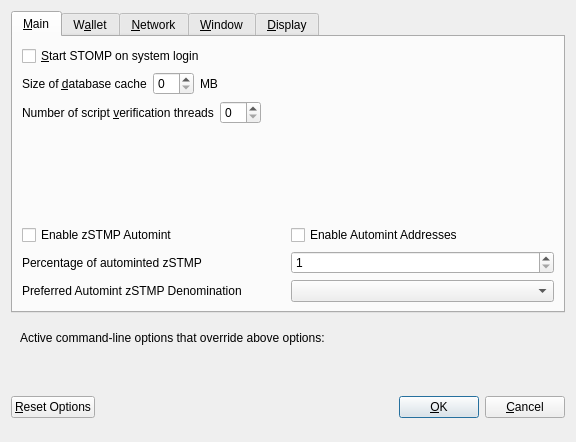
<?xml version="1.0" encoding="UTF-8"?>
<ui version="4.0">
 <class>OptionsDialog</class>
 <widget class="QDialog" name="OptionsDialog">
  <property name="geometry">
   <rect>
    <x>0</x>
    <y>0</y>
    <width>576</width>
    <height>442</height>
   </rect>
  </property>
  <property name="windowTitle">
   <string>Options</string>
  </property>
  <property name="modal">
   <bool>true</bool>
  </property>
  <layout class="QVBoxLayout" name="verticalLayout">
   <item>
    <widget class="QTabWidget" name="tabWidget">
     <property name="currentIndex">
      <number>0</number>
     </property>
     <widget class="QWidget" name="tabMain">
      <attribute name="title">
       <string>&amp;Main</string>
      </attribute>
      <layout class="QVBoxLayout" name="verticalLayout_Main">
       <item>
        <widget class="QCheckBox" name="bitcoinAtStartup">
         <property name="toolTip">
          <string>Automatically start STOMP after logging in to the system.</string>
         </property>
         <property name="text">
          <string>&amp;Start STOMP on system login</string>
         </property>
        </widget>
       </item>
       <item>
        <layout class="QHBoxLayout" name="horizontalLayout_2_Main">
         <item>
          <widget class="QLabel" name="databaseCacheLabel">
           <property name="text">
            <string>Size of &amp;database cache</string>
           </property>
           <property name="textFormat">
            <enum>Qt::PlainText</enum>
           </property>
           <property name="buddy">
            <cstring>databaseCache</cstring>
           </property>
          </widget>
         </item>
         <item>
          <widget class="QSpinBox" name="databaseCache"/>
         </item>
         <item>
          <widget class="QLabel" name="databaseCacheUnitLabel">
           <property name="text">
            <string>MB</string>
           </property>
           <property name="textFormat">
            <enum>Qt::PlainText</enum>
           </property>
          </widget>
         </item>
         <item>
          <spacer name="horizontalSpacer_2_Main">
           <property name="orientation">
            <enum>Qt::Horizontal</enum>
           </property>
           <property name="sizeHint" stdset="0">
            <size>
             <width>40</width>
             <height>20</height>
            </size>
           </property>
          </spacer>
         </item>
        </layout>
       </item>
       <item>
        <layout class="QHBoxLayout" name="horizontalLayout_3_Main">
         <item>
          <widget class="QLabel" name="threadsScriptVerifLabel">
           <property name="text">
            <string>Number of script &amp;verification threads</string>
           </property>
           <property name="textFormat">
            <enum>Qt::PlainText</enum>
           </property>
           <property name="buddy">
            <cstring>threadsScriptVerif</cstring>
           </property>
          </widget>
         </item>
         <item>
          <widget class="QSpinBox" name="threadsScriptVerif">
           <property name="toolTip">
            <string>(0 = auto, &lt;0 = leave that many cores free)</string>
           </property>
          </widget>
         </item>
         <item>
          <spacer name="horizontalSpacer_3_Main">
           <property name="orientation">
            <enum>Qt::Horizontal</enum>
           </property>
           <property name="sizeHint" stdset="0">
            <size>
             <width>40</width>
             <height>20</height>
            </size>
           </property>
          </spacer>
         </item>
        </layout>
       </item>
       <item>
        <spacer name="verticalSpacer_2">
         <property name="orientation">
          <enum>Qt::Vertical</enum>
         </property>
         <property name="sizeHint" stdset="0">
          <size>
           <width>20</width>
           <height>40</height>
          </size>
         </property>
        </spacer>
       </item>
       <item>
        <widget class="QWidget" name="verticalZstmpOptionsWidget" native="true">
         <layout class="QVBoxLayout" name="verticalZstmpOptionsLayout">
          <property name="margin">
           <number>0</number>
          </property>
          <item>
           <layout class="QHBoxLayout" name="horizontalAutomintingLayout">
            <item>
             <widget class="QCheckBox" name="checkBoxZeromintEnable">
              <property name="toolTip">
               <string>Enable automatic minting of STMP units to zSTMP</string>
              </property>
              <property name="layoutDirection">
               <enum>Qt::LeftToRight</enum>
              </property>
              <property name="text">
               <string>Enable zSTMP Automint</string>
              </property>
             </widget>
            </item>
            <item>
             <widget class="QCheckBox" name="checkBoxZeromintAddresses">
              <property name="toolTip">
               <string>Enable automatic zSTMP minting from specific addresses</string>
              </property>
              <property name="layoutDirection">
               <enum>Qt::LeftToRight</enum>
              </property>
              <property name="text">
               <string>Enable Automint Addresses</string>
              </property>
             </widget>
            </item>
           </layout>
          </item>
          <item>
           <layout class="QHBoxLayout" name="horizontalZmintPercentageLayout">
            <item>
             <widget class="QLabel" name="percentage_label">
              <property name="toolTip">
               <string>Percentage of incoming STMP which get automatically converted to zSTMP via Zerocoin Protocol (min: 10%)</string>
              </property>
              <property name="text">
               <string>Percentage of autominted zSTMP</string>
              </property>
             </widget>
            </item>
            <item>
             <widget class="QSpinBox" name="zeromintPercentage">
              <property name="minimum">
               <number>1</number>
              </property>
              <property name="maximum">
               <number>100</number>
              </property>
             </widget>
            </item>
           </layout>
          </item>
          <item>
           <layout class="QHBoxLayout" name="horizontalLayout" stretch="0,0">
            <property name="sizeConstraint">
             <enum>QLayout::SetFixedSize</enum>
            </property>
            <item>
             <widget class="QLabel" name="labelPreferredDenom">
              <property name="maximumSize">
               <size>
                <width>16777215</width>
                <height>16777215</height>
               </size>
              </property>
              <property name="toolTip">
               <string>Wait with automatic conversion to Zerocoin until enough STMP for this denomination is available</string>
              </property>
              <property name="text">
               <string>Preferred Automint zSTMP Denomination</string>
              </property>
             </widget>
            </item>
            <item>
             <widget class="QComboBox" name="preferredDenom">
              <property name="maximumSize">
               <size>
                <width>16777215</width>
                <height>27</height>
               </size>
              </property>
              <property name="toolTip">
               <string>Wait with automatic conversion to Zerocoin until enough STMP for this denomination is available</string>
              </property>
              <property name="maxVisibleItems">
               <number>9</number>
              </property>
              <property name="maxCount">
               <number>9</number>
              </property>
             </widget>
            </item>
           </layout>
          </item>
         </layout>
        </widget>
       </item>
      </layout>
     </widget>
     <widget class="QWidget" name="tabWallet">
      <attribute name="title">
       <string>W&amp;allet</string>
      </attribute>
      <layout class="QVBoxLayout" name="verticalLayout_Wallet">
       <item>
        <layout class="QHBoxLayout" name="horizontalLayout_2_Wallet">
         <item>
          <widget class="QLabel" name="labelStakeSplitThresholdText">
           <property name="text">
            <string>Stake split threshold:</string>
           </property>
          </widget>
         </item>
         <item>
          <widget class="QSpinBox" name="spinBoxStakeSplitThreshold">
           <property name="minimum">
            <number>1</number>
           </property>
           <property name="maximum">
            <number>999999</number>
           </property>
          </widget>
         </item>
        </layout>
       </item>
       <item>
        <widget class="QGroupBox" name="groupBox">
         <property name="title">
          <string>Expert</string>
         </property>
         <layout class="QVBoxLayout" name="verticalLayout_2">
          <item>
           <widget class="QCheckBox" name="coinControlFeatures">
            <property name="toolTip">
             <string>Whether to show coin control features or not.</string>
            </property>
            <property name="text">
             <string>Enable coin &amp;control features</string>
            </property>
           </widget>
          </item>
          <item>
           <widget class="QCheckBox" name="showMasternodesTab">
            <property name="toolTip">
             <string>Show additional tab listing all your masternodes in first sub-tab&lt;br/&gt;and all masternodes on the network in second sub-tab.</string>
            </property>
            <property name="text">
             <string>Show Masternodes Tab</string>
            </property>
           </widget>
          </item>
          <item>
           <widget class="QCheckBox" name="spendZeroConfChange">
            <property name="toolTip">
             <string>If you disable the spending of unconfirmed change, the change from a transaction&lt;br/&gt;cannot be used until that transaction has at least one confirmation.&lt;br/&gt;This also affects how your balance is computed.</string>
            </property>
            <property name="text">
             <string>&amp;Spend unconfirmed change</string>
            </property>
           </widget>
          </item>
         </layout>
        </widget>
       </item>
       <item>
        <spacer name="verticalSpacer_Wallet">
         <property name="orientation">
          <enum>Qt::Vertical</enum>
         </property>
         <property name="sizeHint" stdset="0">
          <size>
           <width>20</width>
           <height>40</height>
          </size>
         </property>
        </spacer>
       </item>
      </layout>
     </widget>
     <widget class="QWidget" name="tabNetwork">
      <attribute name="title">
       <string>&amp;Network</string>
      </attribute>
      <layout class="QVBoxLayout" name="verticalLayout_Network">
       <item>
        <widget class="QCheckBox" name="mapPortUpnp">
         <property name="toolTip">
          <string>Automatically open the STOMP client port on the router. This only works when your router supports UPnP and it is enabled.</string>
         </property>
         <property name="text">
          <string>Map port using &amp;UPnP</string>
         </property>
        </widget>
       </item>
       <item>
        <widget class="QCheckBox" name="allowIncoming">
         <property name="toolTip">
          <string>Accept connections from outside</string>
         </property>
         <property name="text">
          <string>Allow incoming connections</string>
         </property>
        </widget>
       </item>
       <item>
        <widget class="QCheckBox" name="connectSocks">
         <property name="toolTip">
          <string>Connect to the STOMP network through a SOCKS5 proxy.</string>
         </property>
         <property name="text">
          <string>&amp;Connect through SOCKS5 proxy (default proxy):</string>
         </property>
        </widget>
       </item>
       <item>
        <layout class="QHBoxLayout" name="horizontalLayout_1_Network">
         <item>
          <widget class="QLabel" name="proxyIpLabel">
           <property name="text">
            <string>Proxy &amp;IP:</string>
           </property>
           <property name="textFormat">
            <enum>Qt::PlainText</enum>
           </property>
           <property name="buddy">
            <cstring>proxyIp</cstring>
           </property>
          </widget>
         </item>
         <item>
          <widget class="QValidatedLineEdit" name="proxyIp">
           <property name="minimumSize">
            <size>
             <width>140</width>
             <height>0</height>
            </size>
           </property>
           <property name="maximumSize">
            <size>
             <width>140</width>
             <height>16777215</height>
            </size>
           </property>
           <property name="toolTip">
            <string>IP address of the proxy (e.g. IPv4: 127.0.0.1 / IPv6: ::1)</string>
           </property>
          </widget>
         </item>
         <item>
          <widget class="QLabel" name="proxyPortLabel">
           <property name="text">
            <string>&amp;Port:</string>
           </property>
           <property name="textFormat">
            <enum>Qt::PlainText</enum>
           </property>
           <property name="buddy">
            <cstring>proxyPort</cstring>
           </property>
          </widget>
         </item>
         <item>
          <widget class="QLineEdit" name="proxyPort">
           <property name="minimumSize">
            <size>
             <width>55</width>
             <height>0</height>
            </size>
           </property>
           <property name="maximumSize">
            <size>
             <width>55</width>
             <height>16777215</height>
            </size>
           </property>
           <property name="toolTip">
            <string>Port of the proxy (e.g. 9050)</string>
           </property>
          </widget>
         </item>
         <item>
          <spacer name="horizontalSpacer_1_Network">
           <property name="orientation">
            <enum>Qt::Horizontal</enum>
           </property>
           <property name="sizeHint" stdset="0">
            <size>
             <width>40</width>
             <height>20</height>
            </size>
           </property>
          </spacer>
         </item>
        </layout>
       </item>
       <item>
        <spacer name="verticalSpacer_Network">
         <property name="orientation">
          <enum>Qt::Vertical</enum>
         </property>
         <property name="sizeHint" stdset="0">
          <size>
           <width>20</width>
           <height>40</height>
          </size>
         </property>
        </spacer>
       </item>
      </layout>
     </widget>
     <widget class="QWidget" name="tabWindow">
      <attribute name="title">
       <string>&amp;Window</string>
      </attribute>
      <layout class="QVBoxLayout" name="verticalLayout_Window">
       <item>
        <widget class="QCheckBox" name="minimizeToTray">
         <property name="toolTip">
          <string>Show only a tray icon after minimizing the window.</string>
         </property>
         <property name="text">
          <string>&amp;Minimize to the tray instead of the taskbar</string>
         </property>
        </widget>
       </item>
       <item>
        <widget class="QCheckBox" name="minimizeOnClose">
         <property name="toolTip">
          <string>Minimize instead of exit the application when the window is closed. When this option is enabled, the application will be closed only after selecting Quit in the menu.</string>
         </property>
         <property name="text">
          <string>M&amp;inimize on close</string>
         </property>
        </widget>
       </item>
       <item>
        <spacer name="verticalSpacer_Window">
         <property name="orientation">
          <enum>Qt::Vertical</enum>
         </property>
         <property name="sizeHint" stdset="0">
          <size>
           <width>20</width>
           <height>40</height>
          </size>
         </property>
        </spacer>
       </item>
      </layout>
     </widget>
     <widget class="QWidget" name="tabDisplay">
      <attribute name="title">
       <string>&amp;Display</string>
      </attribute>
      <layout class="QVBoxLayout" name="verticalLayout_Display">
       <item>
        <layout class="QHBoxLayout" name="horizontalLayout_1_Display">
         <item>
          <widget class="QLabel" name="langLabel">
           <property name="text">
            <string>User Interface &amp;language:</string>
           </property>
           <property name="textFormat">
            <enum>Qt::PlainText</enum>
           </property>
           <property name="buddy">
            <cstring>lang</cstring>
           </property>
          </widget>
         </item>
         <item>
          <widget class="QValueComboBox" name="lang">
           <property name="toolTip">
            <string>The user interface language can be set here. This setting will take effect after restarting STOMP.</string>
           </property>
          </widget>
         </item>
        </layout>
       </item>
       <item>
        <widget class="QLabel" name="label_3">
         <property name="toolTip">
          <string notr="true"/>
         </property>
         <property name="statusTip">
          <string notr="true"/>
         </property>
         <property name="whatsThis">
          <string notr="true"/>
         </property>
         <property name="accessibleName">
          <string notr="true"/>
         </property>
         <property name="text">
          <string>Language missing or translation incomplete? Help contributing translations here:
https://www.transifex.com/stomp-project/stomp-project-translations</string>
         </property>
         <property name="wordWrap">
          <bool>true</bool>
         </property>
         <property name="openExternalLinks">
          <bool>true</bool>
         </property>
         <property name="textInteractionFlags">
          <set>Qt::TextBrowserInteraction</set>
         </property>
        </widget>
       </item>
       <item>
        <layout class="QHBoxLayout" name="horizontalLayout_2_Display" stretch="0,0">
         <item>
          <widget class="QLabel" name="themeLabel">
           <property name="text">
            <string>User Interface Theme:</string>
           </property>
          </widget>
         </item>
         <item>
          <widget class="QValueComboBox" name="theme"/>
         </item>
        </layout>
       </item>
       <item>
        <widget class="QWidget" name="verticalZstmpDisplayWidget" native="true">
         <layout class="QVBoxLayout" name="verticalZstmpDisplayLayout">
          <property name="margin">
           <number>0</number>
          </property>
          <item>
           <widget class="Line" name="line">
            <property name="orientation">
             <enum>Qt::Horizontal</enum>
            </property>
           </widget>
          </item>
          <item>
           <layout class="QHBoxLayout" name="horizontalLayout_3_Display">
            <item>
             <widget class="QLabel" name="unitLabel">
              <property name="text">
               <string>Unit to show amounts in:</string>
              </property>
              <property name="textFormat">
               <enum>Qt::PlainText</enum>
              </property>
             </widget>
            </item>
            <item>
             <widget class="QValueComboBox" name="unit">
              <property name="toolTip">
               <string>Choose the default subdivision unit to show in the interface and when sending coins.</string>
              </property>
             </widget>
            </item>
           </layout>
          </item>
          <item>
           <layout class="QHBoxLayout" name="horizontalLayout_4_Display">
            <item>
             <widget class="QLabel" name="digitsLabel">
              <property name="text">
               <string>Decimal digits</string>
              </property>
             </widget>
            </item>
            <item>
             <widget class="QValueComboBox" name="digits"/>
            </item>
           </layout>
          </item>
          <item>
           <layout class="QHBoxLayout" name="horizontalLayout_5_Display">
            <item>
             <widget class="QCheckBox" name="checkBoxHideZeroBalances">
              <property name="toolTip">
               <string>Hide empty balances</string>
              </property>
              <property name="layoutDirection">
               <enum>Qt::LeftToRight</enum>
              </property>
              <property name="text">
               <string>Hide empty balances</string>
              </property>
             </widget>
            </item>
            <item>
             <widget class="QCheckBox" name="checkBoxHideOrphans">
              <property name="toolTip">
               <string>Hide orphan stakes in transaction lists</string>
              </property>
              <property name="text">
               <string>Hide orphan stakes</string>
              </property>
             </widget>
            </item>
            <item>
             <spacer name="horizontalSpacer">
              <property name="orientation">
               <enum>Qt::Horizontal</enum>
              </property>
              <property name="sizeHint" stdset="0">
               <size>
                <width>40</width>
                <height>20</height>
               </size>
              </property>
             </spacer>
            </item>
           </layout>
          </item>
          <item>
           <layout class="QHBoxLayout" name="horizontalLayout_6_Display">
            <item>
             <widget class="QLabel" name="thirdPartyTxUrlsLabel">
              <property name="toolTip">
               <string>Third party URLs (e.g. a block explorer) that appear in the transactions tab as context menu items. %s in the URL is replaced by transaction hash. Multiple URLs are separated by vertical bar |.</string>
              </property>
              <property name="text">
               <string>Third party transaction URLs</string>
              </property>
             </widget>
            </item>
            <item>
             <widget class="QLineEdit" name="thirdPartyTxUrls">
              <property name="toolTip">
               <string>Third party URLs (e.g. a block explorer) that appear in the transactions tab as context menu items. %s in the URL is replaced by transaction hash. Multiple URLs are separated by vertical bar |.</string>
              </property>
             </widget>
            </item>
           </layout>
          </item>
         </layout>
        </widget>
       </item>
       <item>
        <spacer name="verticalSpacer">
         <property name="orientation">
          <enum>Qt::Vertical</enum>
         </property>
         <property name="sizeHint" stdset="0">
          <size>
           <width>20</width>
           <height>40</height>
          </size>
         </property>
        </spacer>
       </item>
      </layout>
     </widget>
    </widget>
   </item>
   <item>
    <widget class="QFrame" name="frame">
     <layout class="QVBoxLayout" name="verticalLayout_Bottom">
      <item>
       <layout class="QHBoxLayout" name="horizontalLayout_Bottom">
        <item>
         <widget class="QLabel" name="overriddenByCommandLineInfoLabel">
          <property name="text">
           <string>Active command-line options that override above options:</string>
          </property>
          <property name="textFormat">
           <enum>Qt::PlainText</enum>
          </property>
         </widget>
        </item>
        <item>
         <spacer name="horizontalSpacer_Bottom">
          <property name="orientation">
           <enum>Qt::Horizontal</enum>
          </property>
          <property name="sizeHint" stdset="0">
           <size>
            <width>40</width>
            <height>20</height>
           </size>
          </property>
         </spacer>
        </item>
       </layout>
      </item>
      <item>
       <widget class="QLabel" name="overriddenByCommandLineLabel">
        <property name="text">
         <string/>
        </property>
        <property name="textFormat">
         <enum>Qt::PlainText</enum>
        </property>
        <property name="wordWrap">
         <bool>true</bool>
        </property>
       </widget>
      </item>
     </layout>
    </widget>
   </item>
   <item>
    <layout class="QHBoxLayout" name="horizontalLayout_Buttons">
     <item>
      <widget class="QPushButton" name="resetButton">
       <property name="toolTip">
        <string>Reset all client options to default.</string>
       </property>
       <property name="text">
        <string>&amp;Reset Options</string>
       </property>
       <property name="autoDefault">
        <bool>false</bool>
       </property>
      </widget>
     </item>
     <item>
      <spacer name="horizontalSpacer_1">
       <property name="orientation">
        <enum>Qt::Horizontal</enum>
       </property>
       <property name="sizeHint" stdset="0">
        <size>
         <width>40</width>
         <height>48</height>
        </size>
       </property>
      </spacer>
     </item>
     <item>
      <widget class="QLabel" name="statusLabel">
       <property name="minimumSize">
        <size>
         <width>200</width>
         <height>0</height>
        </size>
       </property>
       <property name="font">
        <font>
         <weight>75</weight>
         <bold>true</bold>
        </font>
       </property>
       <property name="text">
        <string/>
       </property>
       <property name="textFormat">
        <enum>Qt::PlainText</enum>
       </property>
       <property name="wordWrap">
        <bool>true</bool>
       </property>
      </widget>
     </item>
     <item>
      <spacer name="horizontalSpacer_2">
       <property name="orientation">
        <enum>Qt::Horizontal</enum>
       </property>
       <property name="sizeHint" stdset="0">
        <size>
         <width>40</width>
         <height>48</height>
        </size>
       </property>
      </spacer>
     </item>
     <item>
      <widget class="QPushButton" name="okButton">
       <property name="text">
        <string>&amp;OK</string>
       </property>
       <property name="autoDefault">
        <bool>false</bool>
       </property>
       <property name="default">
        <bool>true</bool>
       </property>
      </widget>
     </item>
     <item>
      <widget class="QPushButton" name="cancelButton">
       <property name="text">
        <string>&amp;Cancel</string>
       </property>
       <property name="autoDefault">
        <bool>false</bool>
       </property>
      </widget>
     </item>
    </layout>
   </item>
  </layout>
 </widget>
 <customwidgets>
  <customwidget>
   <class>QValidatedLineEdit</class>
   <extends>QLineEdit</extends>
   <header>qvalidatedlineedit.h</header>
  </customwidget>
  <customwidget>
   <class>QValueComboBox</class>
   <extends>QComboBox</extends>
   <header>qvaluecombobox.h</header>
  </customwidget>
 </customwidgets>
 <resources/>
 <connections/>
</ui>
